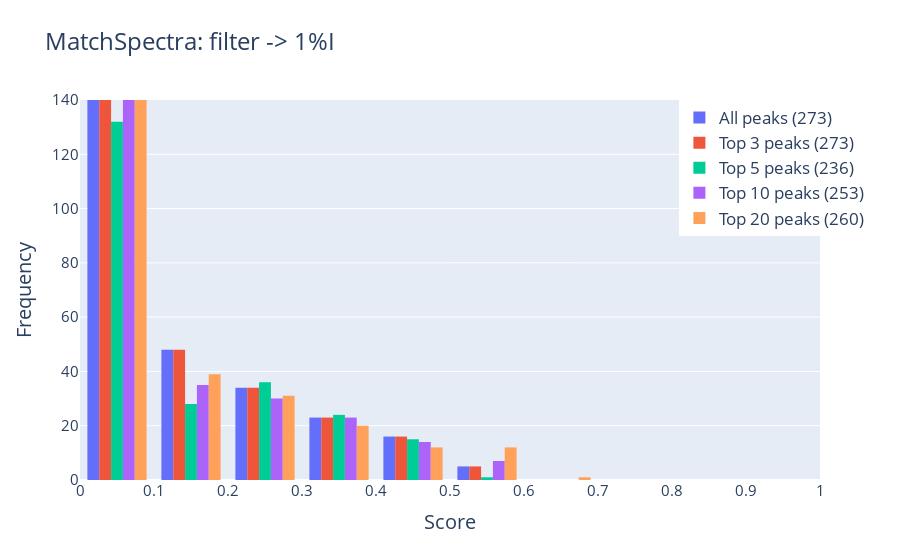

Write notebook code for a chart like this one.
### Code cell
plot_histograms_sidebyside(same_query_ref9, same_query_ref11, same_query_ref2, same_query_ref3, same_query_ref4, 'score',  'Score', 'MatchSpectra: filter -> 1%I')

### Figure 1 — Plotly figure (JSON) as saved in the notebook; plotly's stock layout.template omitted (floating-point values rounded to 4 significant figures; data arrays with more than 128 entries replaced by an {"elided": "..."} marker saying what was removed)
{"data": [{"name": "All peaks (273)", "nbinsx": 10, "type": "histogram", "x": {"elided": "273 float values"}, "xbins": {"end": 1, "start": 0}}, {"name": "Top 3 peaks (273)", "nbinsx": 10, "type": "histogram", "x": {"elided": "273 float values"}, "xbins": {"end": 1, "start": 0}}, {"name": "Top 5 peaks (236)", "nbinsx": 10, "type": "histogram", "x": {"elided": "236 float values"}, "xbins": {"end": 1, "start": 0}}, {"name": "Top 10 peaks (253)", "nbinsx": 10, "type": "histogram", "x": {"elided": "253 float values"}, "xbins": {"end": 1, "start": 0}}, {"name": "Top 20 peaks (260)", "nbinsx": 10, "type": "histogram", "x": {"elided": "260 float values"}, "xbins": {"end": 1, "start": 0}}], "layout": {"font": {"size": 17}, "legend": {"x": 0.81, "y": 1}, "title": {"text": "MatchSpectra: filter -> 1%I"}, "xaxis": {"dtick": 0.1, "range": [0, 1], "tickfont": {"size": 15}, "title": {"text": "Score"}}, "yaxis": {"range": [0, 140], "tickfont": {"size": 15}, "title": {"text": "Frequency"}}}}
